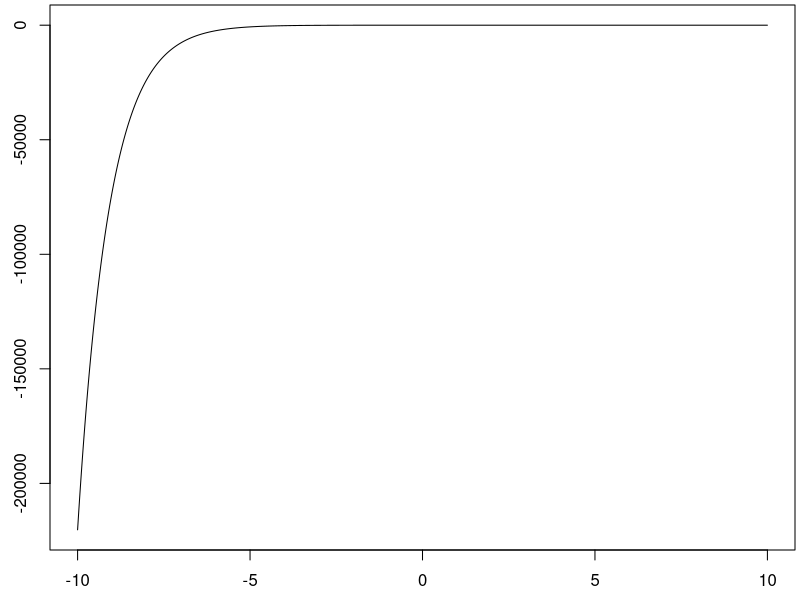
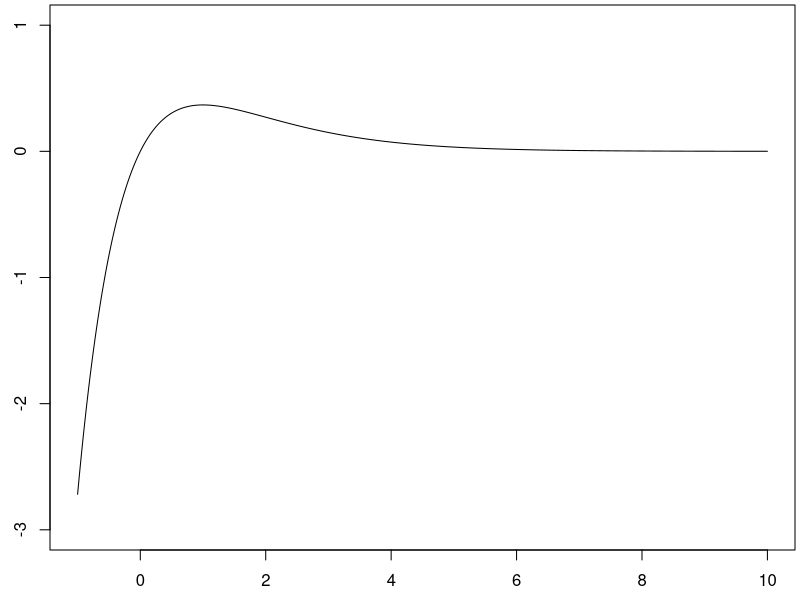
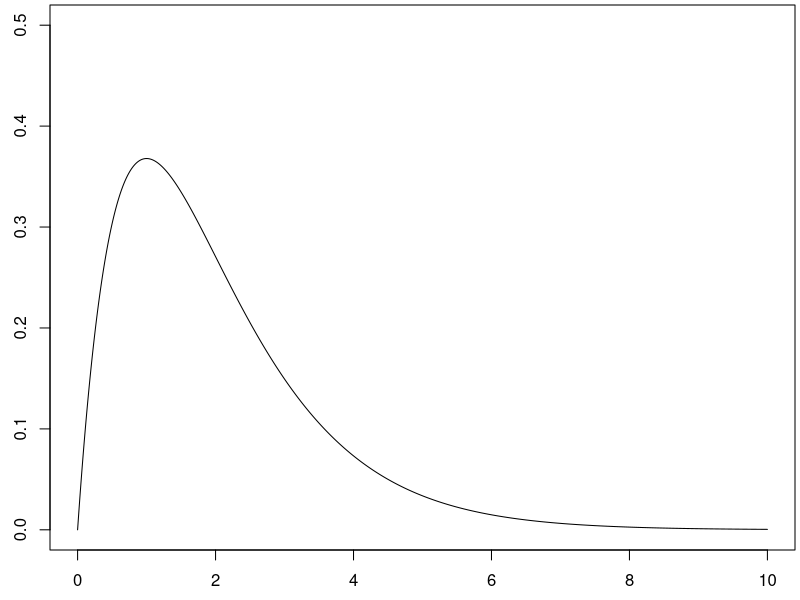
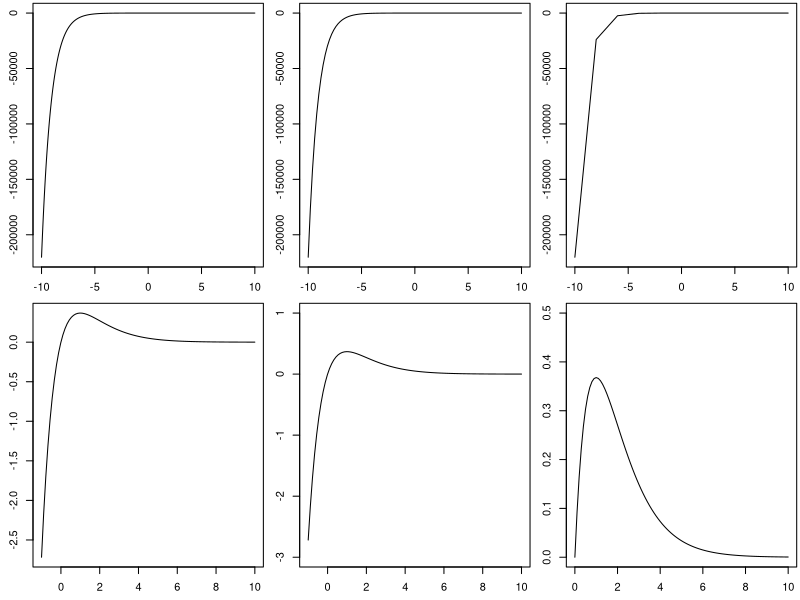
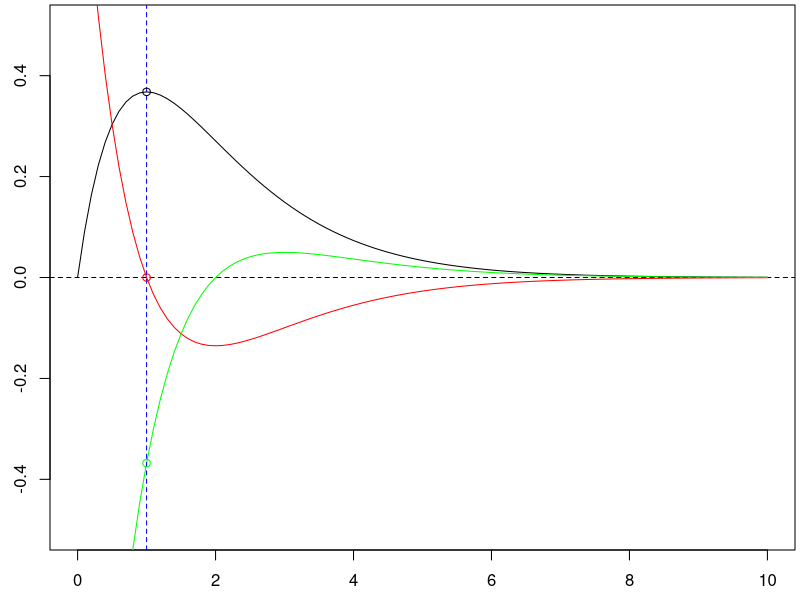
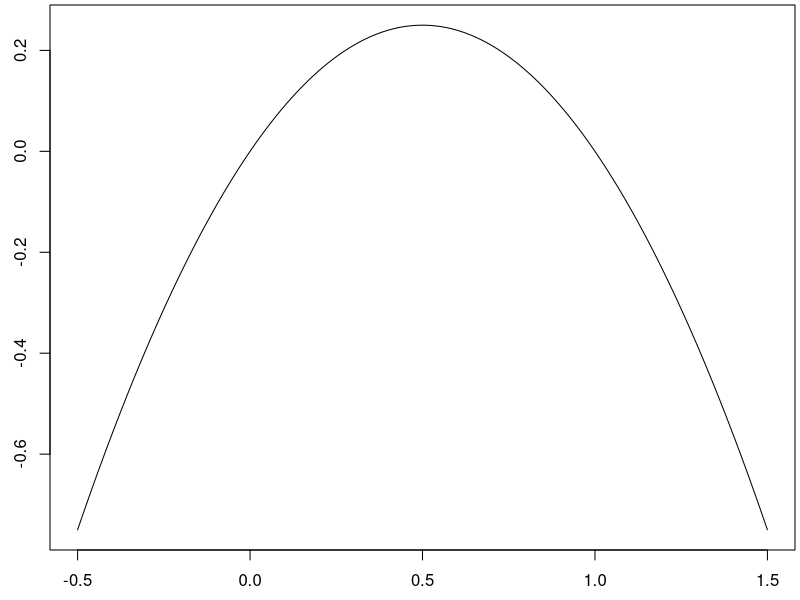

These figures' R source, in order: (Note: this script raises an error after producing the figures.)
########################
###f(x) = x*exp(-x)
########################
f <- function(x){x*exp(-x)}
Df <- function(x){1*exp(-x) - x*(exp(-x))}
D2f <- function(x){-2*exp(-x) + x*exp(-x)}

uniroot(Df,c(-10,10))$root
cv <- uniroot(Df,c(-10,10))$root
Df(cv)
Df(1)

D2f(1)
D2f(cv)
#OR
-2*exp(-1) + 1*exp(-1)

x <- seq(-10,10,0.001)
par(mar=c(2.5,2.5,0.25,0.25))
plot(x,f(x),type = "l")

x <- seq(-1,10,0.001)
par(mar=c(2.5,2.5,0.25,0.25))
plot(x,f(x),type = "l",xlim=c(-1,10),ylim=c(-3,1))

x <- seq(0,10,0.001)
par(mar=c(2.5,2.5,0.25,0.25))
plot(x,f(x),type = "l",xlim=c(0,10),ylim=c(0,0.5))

my_plot <- function(f,left_bound,right_bound,gap = (right_bound-left_bound)/100, mar = c(2.5,2.5,0.25,0.25), type = "l",... ){
  x <- seq(left_bound,right_bound,gap)
  par(mar=mar)
  plot(x,f(x),type = type,...)
}
my_lines <- function(f,left_bound,right_bound,gap = (right_bound-left_bound)/100, type = "l",... ){
  x <- seq(left_bound,right_bound,gap)
  lines(x,f(x),type = type,...)
}

par(mfrow=c(2,3))
my_plot(f,-10,10,0.001) #We specify plotting another point every 0.0001. 
my_plot(f,-10,10) #The default in our custom function uses 101 points. 
my_plot(f,-10,10,2) #We specify plotting another point every 2. 
my_plot(f,-1,10)
my_plot(f,-1,10,ylim=c(-3,1))
my_plot(f,0,10,ylim=c(0,0.5))

a<-0
b<-10
par(mfrow=c(1,1))
my_plot(f,a,b,ylim=c(-0.5,0.5))
my_lines(Df,a,b,col = "red")
abline(h=0, lty = 2)
my_lines(D2f,a,b, col = "green")
abline(v=cv,col="blue",lty = 2)
points(cv,f(cv))
points(cv,Df(cv),col="red")
points(cv,D2f(cv),col="green")





########################
###g(x) = x(1-x)
########################
#approximate zeros
dg <- function(x){1-2*x}
uniroot(dg,c(-10,10))$root
cv <- uniroot(dg,c(-10,10))$root

#use R as a calculator
#second derivative at critical values
g.2d <- function(x){rep(-2,length(x))}
g.2d(1/2)
g.2d(cv)


#use R to graph g
g <- function(x){x*(1-x)}
x <- seq(-0.5,1.5,0.001)
par(mar=c(2.5,2.5,0.25,0.25))
plot(x,g(x),type = "l")





########################
###h(x) = x^3 - x
########################
#approximate zeros
dh <- function(x){3*x^2-1}
cv <- uniroot(dh,c(-10,10))$root
cv.1 <- uniroot(dh,c(-10,0))$root
cv.2 <- uniroot(dh,c(0,10))$root

cv.1
-sqrt(1/3)
cv.2
sqrt(1/3)

#use R as a calculator
#second derivative at critical values
h.2d <- function(x){6*x}
h.2d(-sqrt(1/3))
h.2d(cv.1)
h.2d(sqrt(1/3))
h.2d(cv.2)

#use R to graph h
h <- function(x){x^3-x}
x <- seq(-2,2,0.001)
par(mar=c(2.5,2.5,0.25,0.25))
plot(x,h(x),type = "l")


#use R to graph h on the interval [-1,2]
h <- function(x){x^3-x}
x <- seq(-1,2,0.001)
par(mar=c(2.5,2.5,0.25,0.25))
plot(x,h(x),type = "l")

h(-1)
h(-sqrt(1/3))
h(cv.1)
h(sqrt(1/3))
h(cv.2)
h(2)
